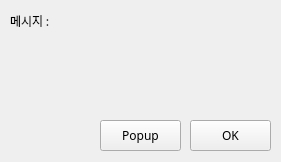
<?xml version="1.0" encoding="UTF-8"?>
<ui version="4.0">
 <class>Form</class>
 <widget class="QWidget" name="Form">
  <property name="geometry">
   <rect>
    <x>0</x>
    <y>0</y>
    <width>281</width>
    <height>162</height>
   </rect>
  </property>
  <property name="sizePolicy">
   <sizepolicy hsizetype="Fixed" vsizetype="Fixed">
    <horstretch>0</horstretch>
    <verstretch>0</verstretch>
   </sizepolicy>
  </property>
  <property name="minimumSize">
   <size>
    <width>281</width>
    <height>162</height>
   </size>
  </property>
  <property name="maximumSize">
   <size>
    <width>281</width>
    <height>162</height>
   </size>
  </property>
  <property name="font">
   <font>
    <family>나눔고딕</family>
   </font>
  </property>
  <property name="windowTitle">
   <string>MainApp</string>
  </property>
  <widget class="QLabel" name="lblMessage">
   <property name="geometry">
    <rect>
     <x>10</x>
     <y>10</y>
     <width>250</width>
     <height>21</height>
    </rect>
   </property>
   <property name="text">
    <string>메시지 :</string>
   </property>
  </widget>
  <widget class="QPushButton" name="btnOK">
   <property name="geometry">
    <rect>
     <x>190</x>
     <y>120</y>
     <width>81</width>
     <height>31</height>
    </rect>
   </property>
   <property name="text">
    <string>OK</string>
   </property>
  </widget>
  <widget class="QPushButton" name="btnPOP">
   <property name="geometry">
    <rect>
     <x>100</x>
     <y>120</y>
     <width>81</width>
     <height>31</height>
    </rect>
   </property>
   <property name="text">
    <string>Popup</string>
   </property>
  </widget>
 </widget>
 <resources/>
 <connections/>
</ui>
